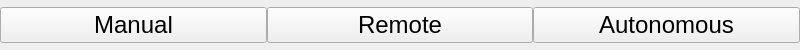
<?xml version="1.0" encoding="UTF-8"?>
<ui version="4.0">
 <class>apm_modecontrol</class>
 <widget class="QWidget" name="apm_modecontrol">
  <property name="geometry">
   <rect>
    <x>0</x>
    <y>0</y>
    <width>800</width>
    <height>50</height>
   </rect>
  </property>
  <property name="font">
   <font>
    <pointsize>18</pointsize>
   </font>
  </property>
  <property name="windowTitle">
   <string>Mode Control</string>
  </property>
  <layout class="QVBoxLayout" name="verticalLayout">
   <property name="spacing">
    <number>0</number>
   </property>
   <property name="margin">
    <number>0</number>
   </property>
   <item>
    <layout class="QHBoxLayout" name="horizontalLayout">
     <item>
      <widget class="QPushButton" name="button_manual">
       <property name="text">
        <string>Manual</string>
       </property>
      </widget>
     </item>
     <item>
      <widget class="QPushButton" name="button_remote">
       <property name="text">
        <string>Remote</string>
       </property>
      </widget>
     </item>
     <item>
      <widget class="QPushButton" name="button_auto">
       <property name="text">
        <string>Autonomous</string>
       </property>
      </widget>
     </item>
    </layout>
   </item>
  </layout>
 </widget>
 <resources/>
 <connections/>
</ui>
